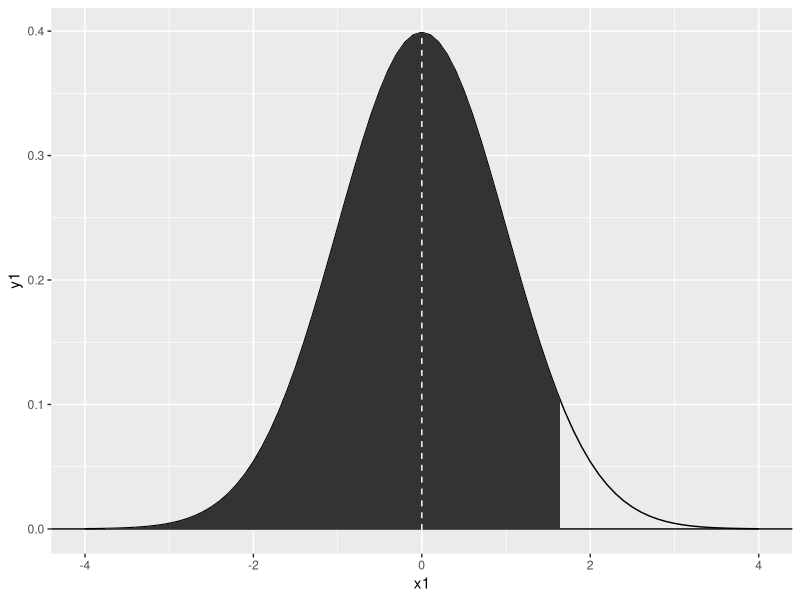
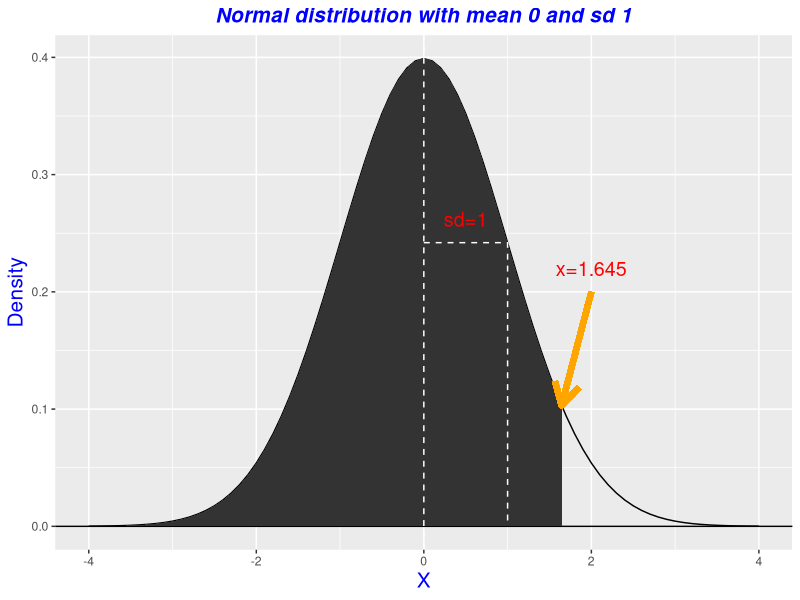
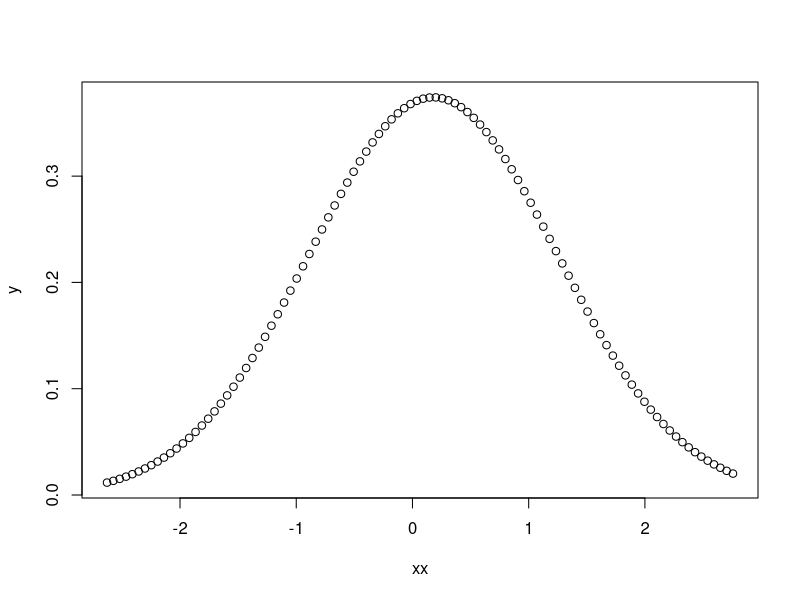
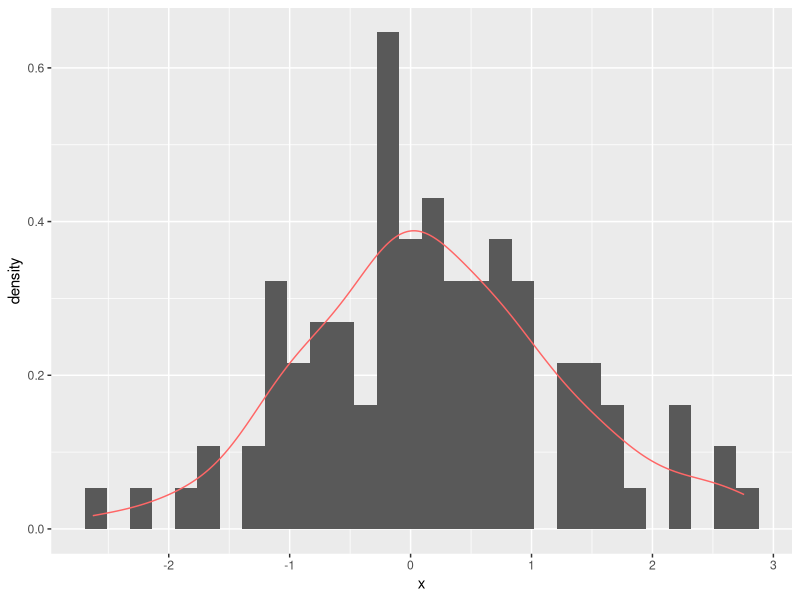

Recreate these plots in R, in order.
## ---- chunk 1
library(ggplot2, quietly = T)
library(reshape2, quietly = T, warn.conflicts = F)

x1 <- seq(-4, 4, by=0.1)
y1 <- dnorm(x1, mean=0, sd=1)
dat <- data.frame(x1, y1)

x.val <- qnorm(0.95, 0, 1)
x2 <- seq(-4, x.val, length.out=100)
y2 <- dnorm(x2, 0, 1)
x2 <- c(x2, x.val)
y2 <- c(y2, 0)
dat2 <- data.frame(x2, y2)

p <- ggplot(dat) +
  geom_line(aes(x1, y1)) +
  geom_hline(yintercept = 0) +
  geom_polygon(data=dat2, aes(x=x2, y=y2)) +
  geom_vline(xintercept = 0, color="white", linetype = "dashed")
p

## ---- chunk 2
onesd_x <- 1
onesd_y <- dnorm(onesd_x, 0, 1)
onesd_dat <- data.frame(x=c(0, onesd_x, onesd_x), y=c(onesd_y, onesd_y, 0))

## dashed line 
p <- p + geom_line(data=onesd_dat, aes(x=x, y=y), color="white", linetype="dashed")

## text label
p <- p +  annotate("text", label = "sd=1", x = 0.5, y = onesd_y+0.02, size = 5, colour = "red")

## arrow with text 
p + labs(title="Normal distribution with mean 0 and sd 1", x="X", y="Density") +
  theme(plot.title = element_text(size=15, face="bold.italic", color="blue", hjust=0.5),
        axis.title.x = element_text(size=15, color="blue"),
        axis.title.y = element_text(size=15, color="blue")) +
  geom_segment(aes(x = 2, y = 0.2, xend = x.val, yend = dnorm(x.val, 0, 1)), 
          arrow = arrow(),
          color='orange',size=2) +
  annotate("text", label = paste("x=", round(x.val, 3), sep=""), x = 2, y = 0.22, size = 5, colour = "red")

## ---- chunk 3
nsample <- 100
x <- rnorm(nsample)
xx <- seq(min(x), max(x), length.out=100)
y <- dnorm(xx, mean(x), sd(x))
plot(xx, y)


df <- data.frame(x)
ggplot(df, aes(x=x)) + 
  geom_histogram(aes(y=..density..)) +
  geom_density(color="#FF6666")

